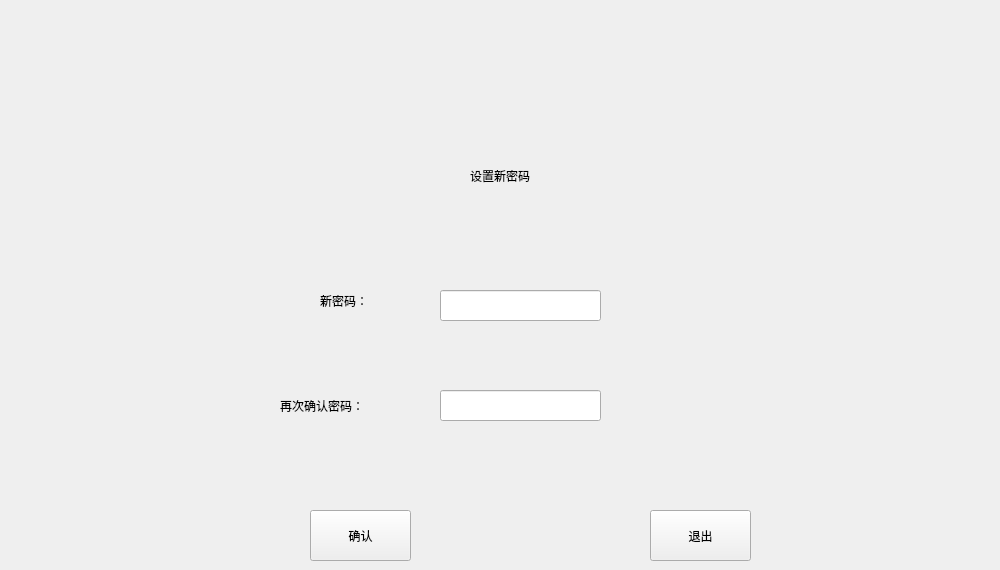
   <widget class="QWidget" name="setkeywindow">
    <widget class="QLabel" name="label_6">
     <property name="geometry">
      <rect>
       <x>470</x>
       <y>150</y>
       <width>211</width>
       <height>51</height>
      </rect>
     </property>
     <property name="styleSheet">
      <string notr="true">font: 22pt &quot;微软雅黑&quot;;</string>
     </property>
     <property name="text">
      <string>设置新密码</string>
     </property>
    </widget>
    <widget class="QLabel" name="label_24">
     <property name="geometry">
      <rect>
       <x>320</x>
       <y>290</y>
       <width>71</width>
       <height>21</height>
      </rect>
     </property>
     <property name="styleSheet">
      <string notr="true">font: 9pt &quot;微软雅黑&quot;;</string>
     </property>
     <property name="text">
      <string>新密码：</string>
     </property>
    </widget>
    <widget class="QLabel" name="label_25">
     <property name="geometry">
      <rect>
       <x>280</x>
       <y>390</y>
       <width>121</width>
       <height>31</height>
      </rect>
     </property>
     <property name="styleSheet">
      <string notr="true">font: 9pt &quot;微软雅黑&quot;;</string>
     </property>
     <property name="text">
      <string>再次确认密码：</string>
     </property>
    </widget>
    <widget class="QLineEdit" name="setusernewpassword">
     <property name="geometry">
      <rect>
       <x>440</x>
       <y>290</y>
       <width>161</width>
       <height>31</height>
      </rect>
     </property>
     <property name="styleSheet">
      <string notr="true">font: 9pt &quot;微软雅黑&quot;;</string>
     </property>
    </widget>
    <widget class="QLineEdit" name="setusernewpasswordtwice">
     <property name="geometry">
      <rect>
       <x>440</x>
       <y>390</y>
       <width>161</width>
       <height>31</height>
      </rect>
     </property>
     <property name="styleSheet">
      <string notr="true">font: 9pt &quot;微软雅黑&quot;;</string>
     </property>
    </widget>
    <widget class="QPushButton" name="achievesetnewpassword">
     <property name="geometry">
      <rect>
       <x>310</x>
       <y>510</y>
       <width>101</width>
       <height>51</height>
      </rect>
     </property>
     <property name="styleSheet">
      <string notr="true">font: 9pt &quot;微软雅黑&quot;;</string>
     </property>
     <property name="text">
      <string>确认</string>
     </property>
    </widget>
    <widget class="QPushButton" name="setnewpasswordexit">
     <property name="geometry">
      <rect>
       <x>650</x>
       <y>510</y>
       <width>101</width>
       <height>51</height>
      </rect>
     </property>
     <property name="styleSheet">
      <string notr="true">font: 9pt &quot;微软雅黑&quot;;</string>
     </property>
     <property name="text">
      <string>退出</string>
     </property>
    </widget>
    <widget class="QLabel" name="setnewpasswordwarning">
     <property name="geometry">
      <rect>
       <x>650</x>
       <y>300</y>
       <width>341</width>
       <height>16</height>
      </rect>
     </property>
     <property name="styleSheet">
      <string notr="true">font: 9pt &quot;微软雅黑&quot;;</string>
     </property>
     <property name="text">
      <string/>
     </property>
    </widget>
    <widget class="QLabel" name="setnewpasswordtwicewarning">
     <property name="geometry">
      <rect>
       <x>650</x>
       <y>400</y>
       <width>321</width>
       <height>16</height>
      </rect>
     </property>
     <property name="styleSheet">
      <string notr="true">font: 9pt &quot;微软雅黑&quot;;</string>
     </property>
     <property name="text">
      <string/>
     </property>
    </widget>
   </widget>
